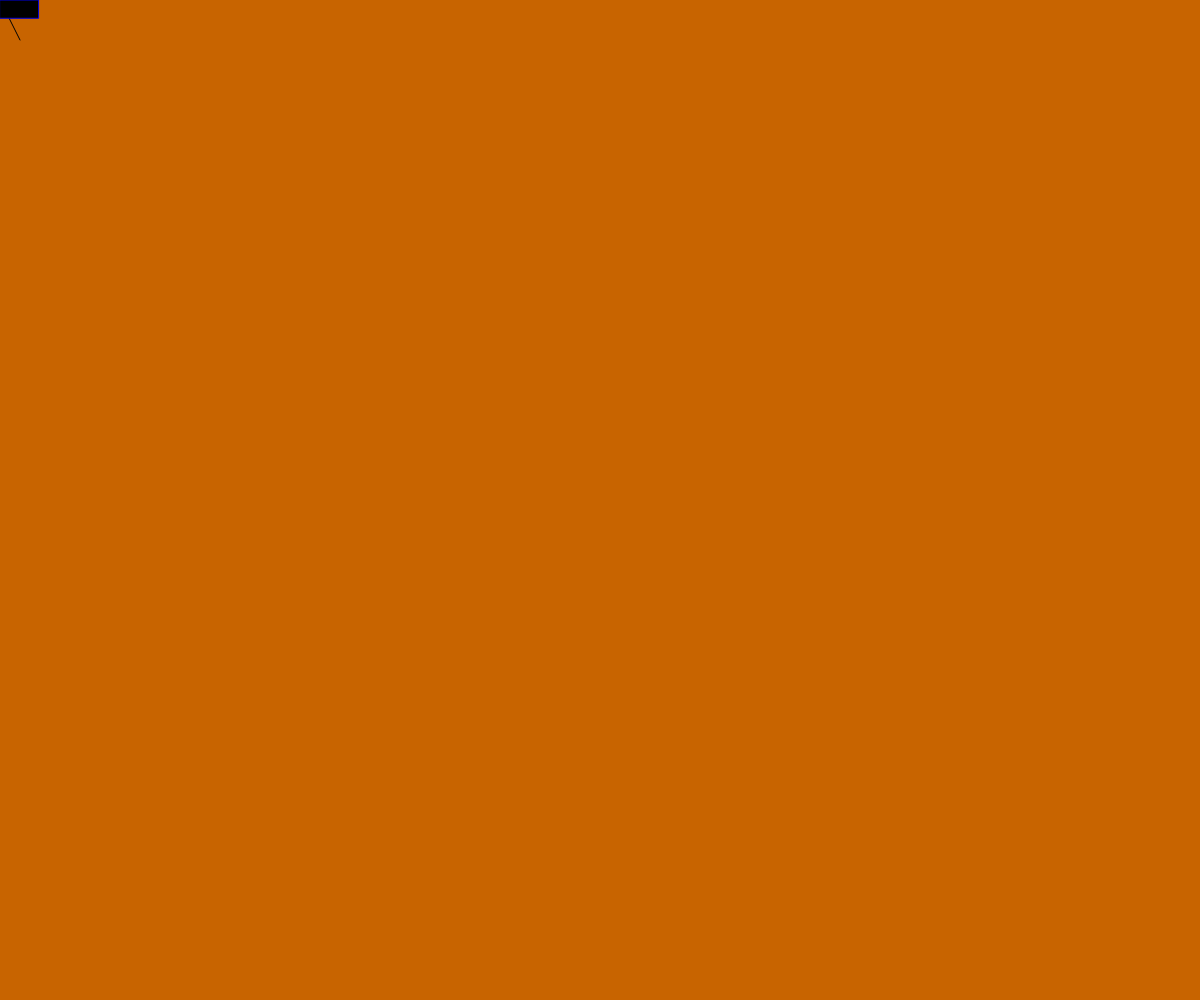
Frame 1 (no input)
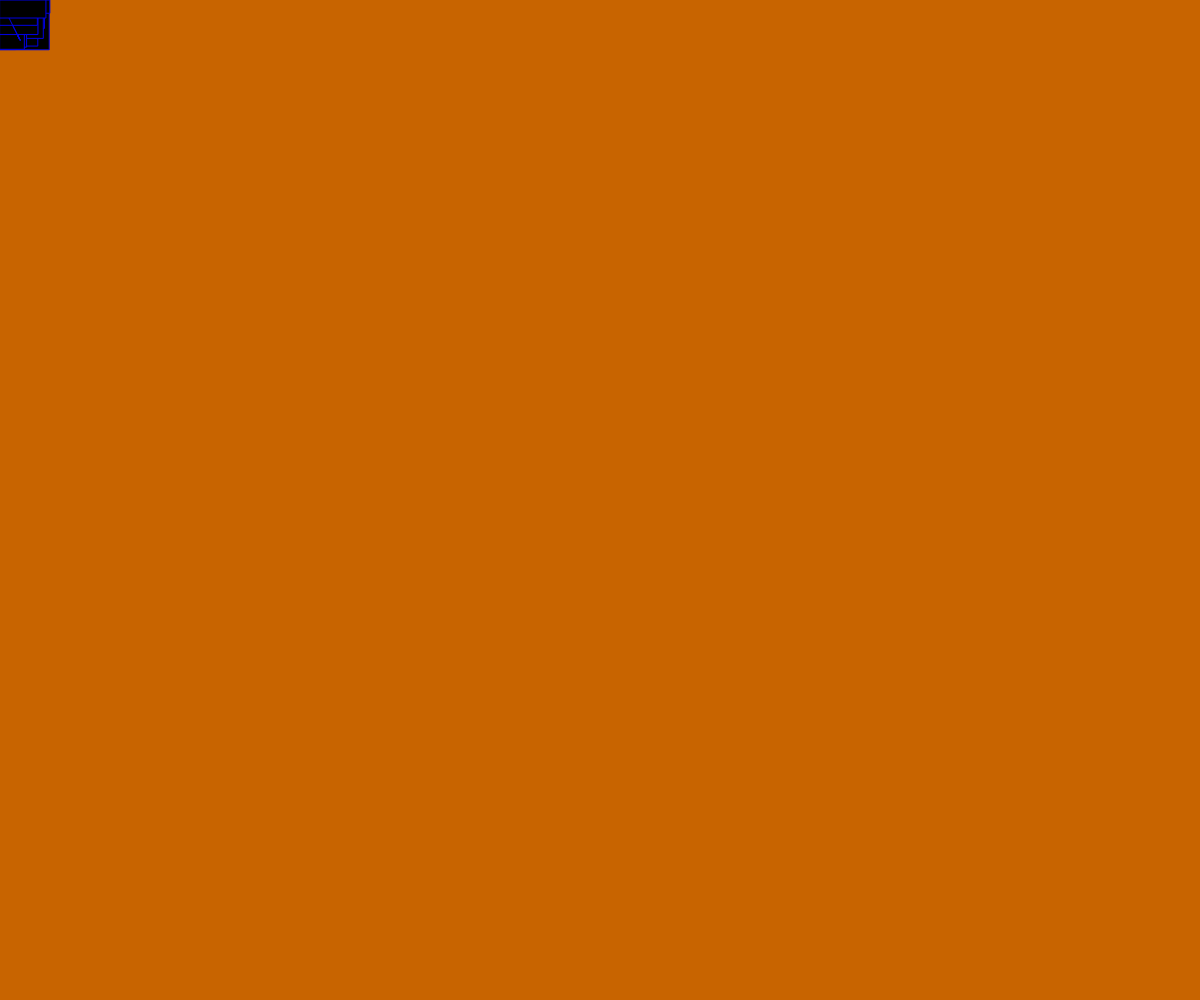
Frame 60 (no input)
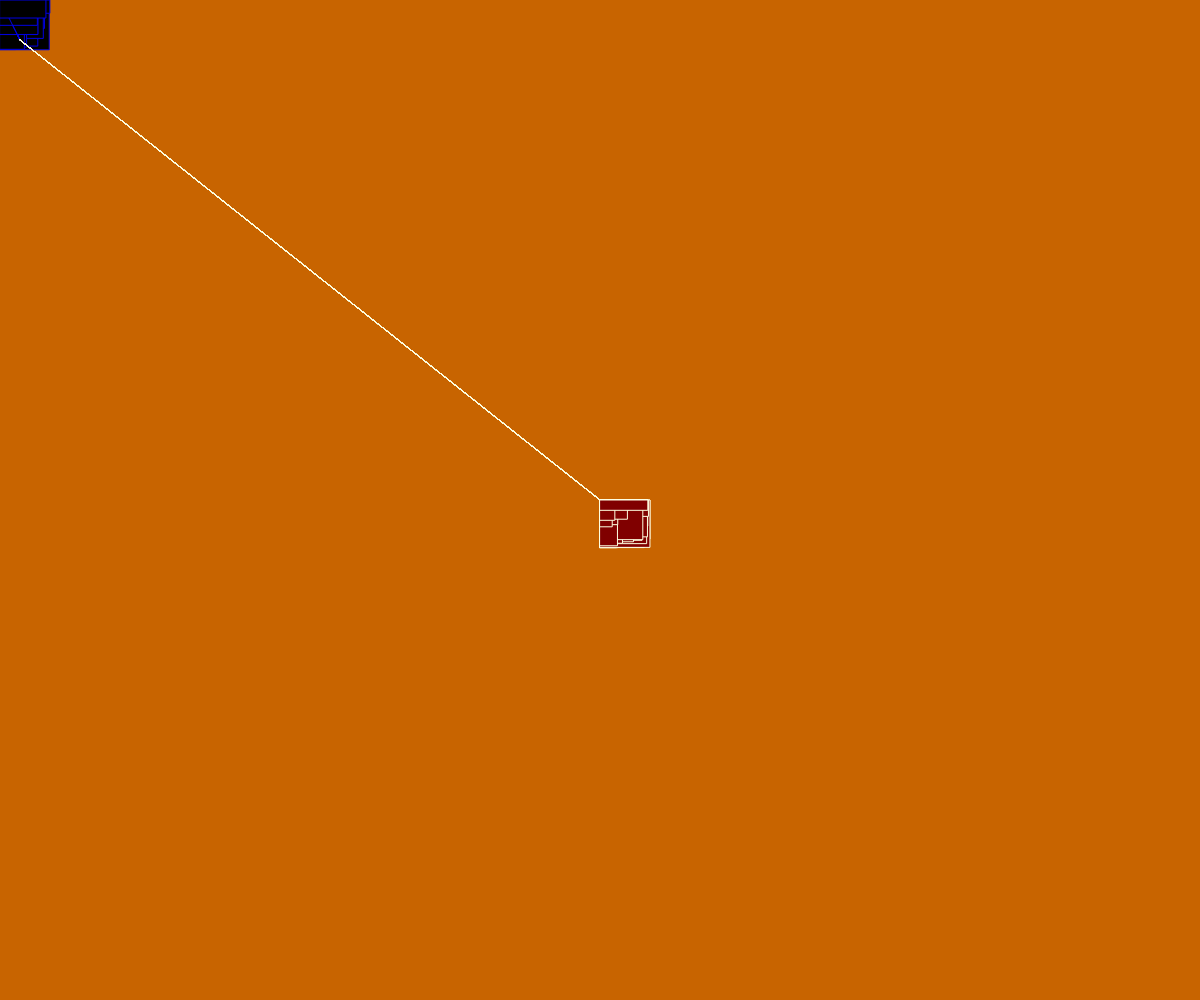
Frame 120 (the mouse pressed at the canvas centre since frame 60)

The p5.js sketch that drew these frames (run headless with seeded random() and noise() and a simulated clock; from frame 60 on, the mouse is pressed at the canvas centre):

// p5.js sketch
// ── sketch.js
function setup () {
createCanvas (innerWidth,innerHeight)
background (200,100,0)
}

function draw () {
//background (0,200,100)
// line(x1,y1,x2,y2)
line (mouseX, mouseY, 20, 40)


let red = map(mouseX,0,width,0,255)
fill(red,0,0)
//noFill(255,0,0)
strokeWeight(1)
stroke (mouseX,mouseY,225)
rect(mouseX, mouseY,random(10,50),random(10,50))
//text("hey", mouseX, mouseY)
}

// an event listener that "listens" for when the page is resized. If it is...do whatever is in the function
function windowResized() {
    resizeCanvas(innerWidth,innerHeight)
    background (200,100,0)
}





// ── style.css
/* html {
    cursor: none;

} */


canvas {
    position: fixed;
    top: 0;
    left: 0;
    z-index: -1;
}
